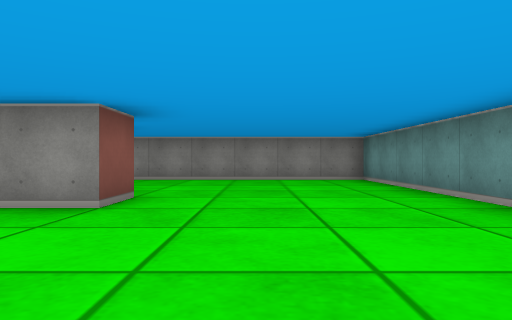
View 1 (above)

22 first-person views from a walk through a cub3D level. The camera is about half as high as the walls, looks level and sees 70° across. The floor is counted in squares. Each view is taken from the middle of a square. On the plan, view 1 faces up. The plan holds only what a view shows up to about 9 squares ahead; the rest is blank.

View 2
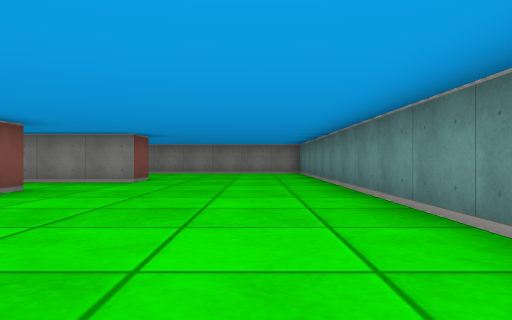

View 3
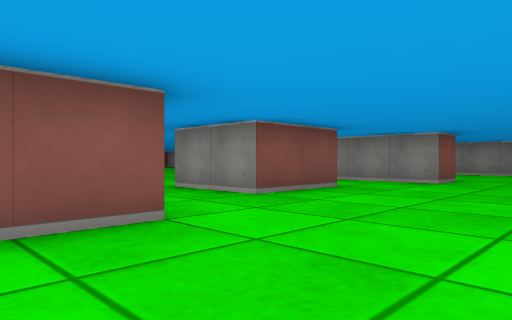

View 4
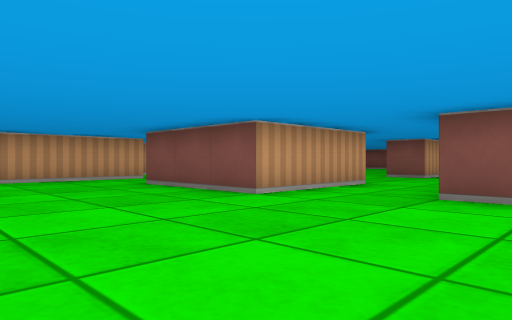

View 5
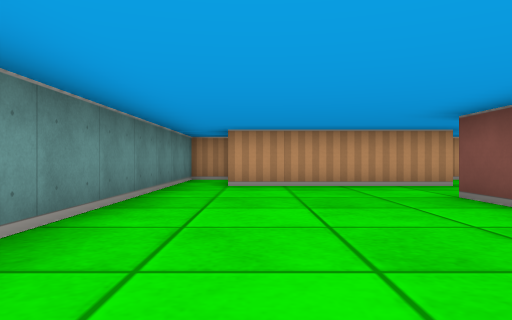

View 6
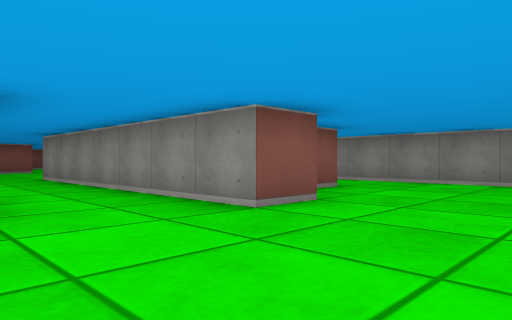

View 7
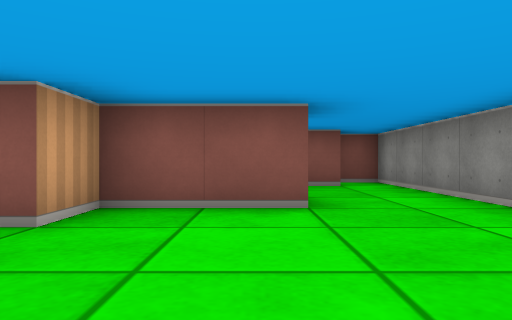

View 8
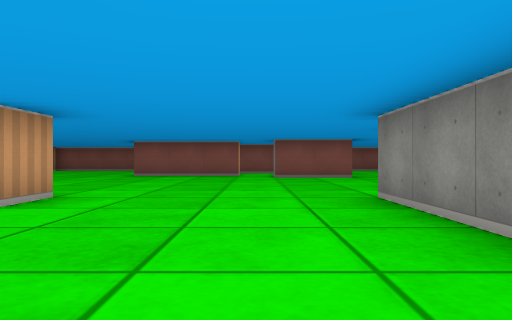

View 9
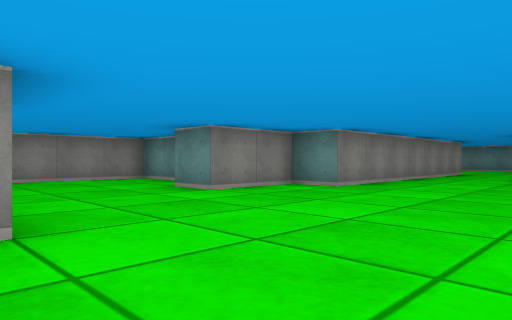

View 10
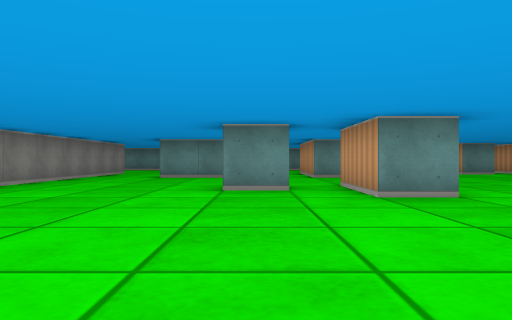

View 11
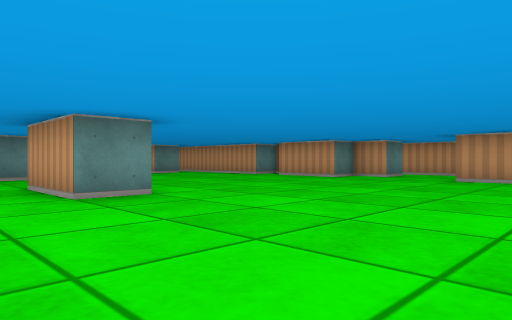

View 12
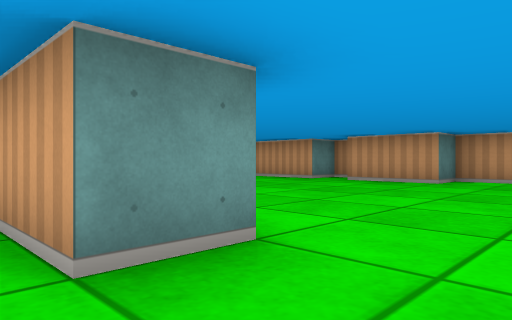

View 13
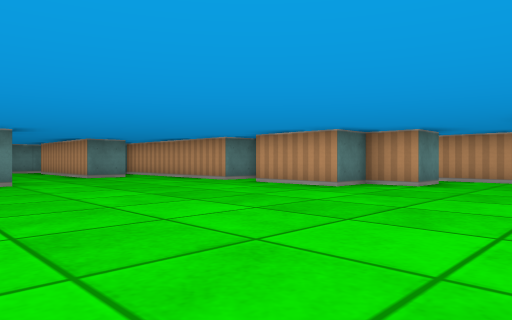

View 14
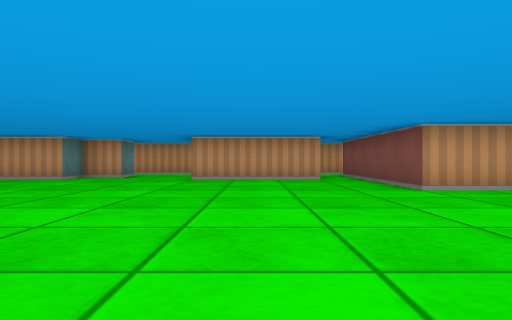

View 15
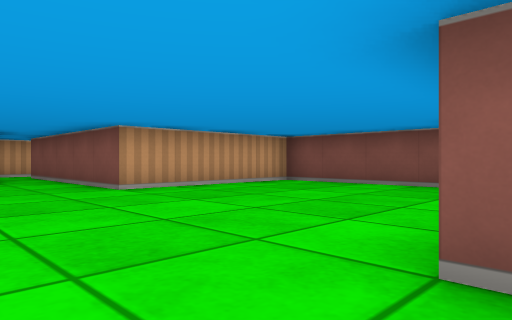

View 16
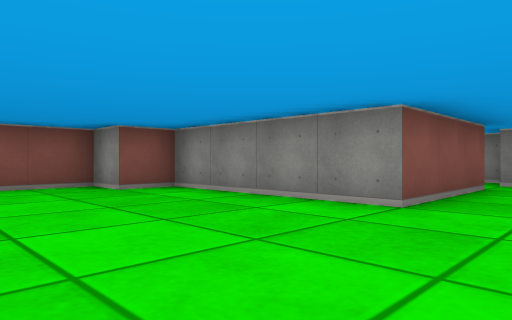

View 17
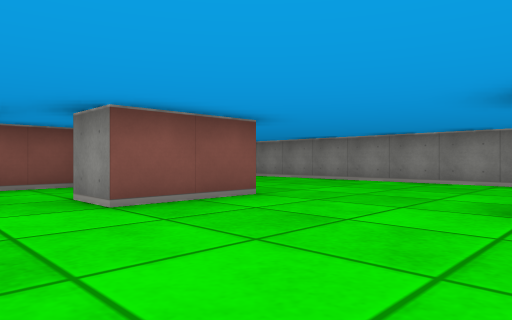

View 18
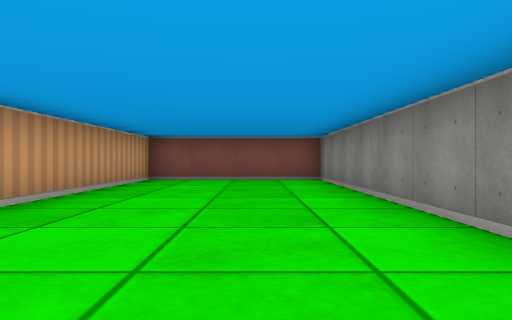

View 19
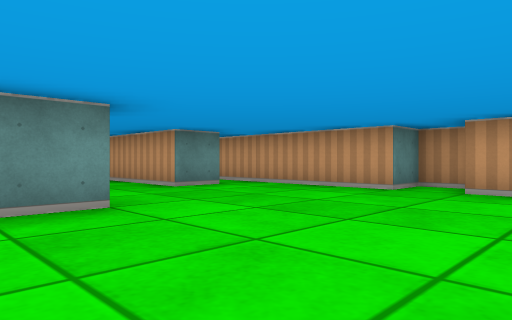

View 20
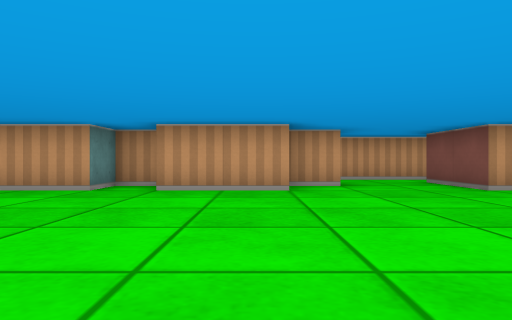

View 21
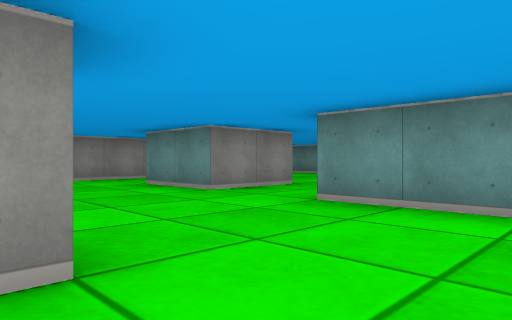

View 22
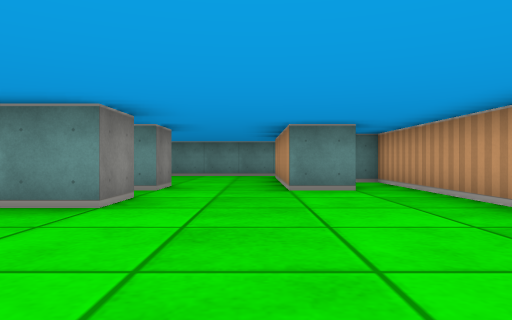

### Floor plan
Ten units are one square. View 1 is at (0, 0); x grows to the right and y downward. Boxes are objects, and circles mark ways between rooms. Rooms are numbered by the first view taken in them; rooms with no view inside come last. Other rooms are left out.
<svg viewBox="-200 -90 230 220">
<path fill="none" stroke="#000" d="M-25 -16 -25 5M-25 25 -15 25 -15 55M-25 -66 -25 -45 -15 -45 -15 -35 -25 -35M-15 75 15 75M16 95 25 95 25 -85 -35 -85M-95 35 -95 25 -75 25M-85 16 -85 5 -75 5M-145 -15 -145 15 -185 15 -185 25 -195 25 -195 65 -155 65 -155 95M-135 -45 -135 -25 -145 -25M-145 95 -115 95 -115 115M-35 55 -45 55 -45 25 -25 25M-25 5 -45 5 -45 -15M-95 -70 -95 -82M-55 95 -5 95 -5 90M-95 115 -95 105 -85 105 -85 95 -65 95M-62 105 -55 105M-25 -35 -85 -35 -85 -45 -105 -45 -105 -55M-15 55 -25 55 -25 51M-120 125 -91 125M-98 -85 -195 -85 -195 -45 -145 -45M-25 85 -25 75 -15 75"/>
<circle cx="-20" cy="65" r="3" fill="#2a7"/>
<circle cx="-35" cy="-25" r="3" fill="#2a7"/>
<circle cx="-35" cy="15" r="3" fill="#2a7"/>
<text x="0" y="-10">1</text>
<text x="-110" y="20">2</text>
</svg>
Room 1 opens to room 2.

Where each view was taken, in squares from view 1:
view 1: 0 up, 0 right, facing up
view 2: 4 down, 1 right, facing up
view 3: 4 down, 1 right, facing up-left
view 4: 1 up, 2 right, facing down-left
view 5: 1 down, 1 right, facing down
view 6: 1 up, 1 right, facing up-left
view 7: 6 up, 1 right, facing left
view 8: 2 up, 4 left, facing left
view 9: 0 up, 14 left, facing up-right
view 10: 1 down, 14 left, facing right
view 11: 1 down, 14 left, facing down-right
view 12: 2 down, 11 left, facing down-right
view 13: 4 down, 12 left, facing down-right
view 14: 1 down, 13 left, facing down
view 15: 1 down, 13 left, facing down-left
view 16: 5 down, 13 left, facing up-left
view 17: 1 up, 10 left, facing up-left
view 18: 7 up, 11 left, facing left
view 19: 4 down, 8 left, facing down-right
view 20: 4 down, 8 left, facing down
view 21: 5 down, 8 left, facing up-right
view 22: 7 down, 8 left, facing right
